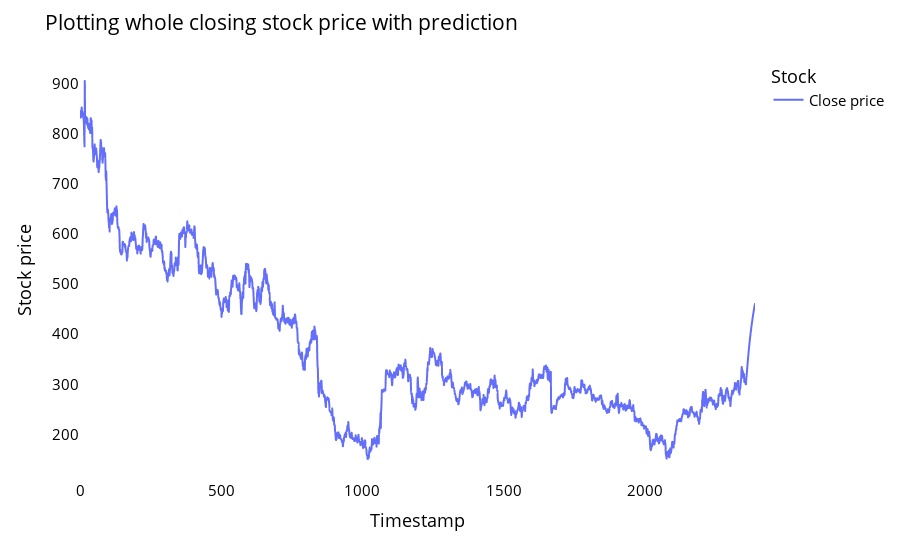

Notebook source saved alongside this figure:
### Code cell
lstmdf=closedf.tolist()
lstmdf.extend((np.array(lst_output).reshape(-1,1)).tolist())
lstmdf=scaler.inverse_transform(lstmdf).reshape(1,-1).tolist()[0]

names = cycle(['Close price'])

fig = px.line(lstmdf,labels={'value': 'Stock price','index': 'Timestamp'})
fig.update_layout(title_text='Plotting whole closing stock price with prediction',
                  plot_bgcolor='white', font_size=15, font_color='black',legend_title_text='Stock')

fig.for_each_trace(lambda t:  t.update(name = next(names)))

fig.update_xaxes(showgrid=False)
fig.update_yaxes(showgrid=False)
fig.show()

### Figure 1 — Plotly figure (JSON) as saved in the notebook; plotly's stock layout.template omitted (floating-point values rounded to 4 significant figures; data arrays with more than 128 entries replaced by an {"elided": "..."} marker saying what was removed)
{"data": [{"hovertemplate": "variable=0<br>Timestamp=%{x}<br>Stock price=%{y}<extra></extra>", "legendgroup": "0", "line": {"color": "#636efa", "dash": "solid"}, "marker": {"symbol": "circle"}, "mode": "lines", "name": "Close price", "showlegend": true, "type": "scattergl", "x": {"elided": "2391 int values"}, "xaxis": "x", "y": {"elided": "2391 float values"}, "yaxis": "y"}], "layout": {"autosize": true, "font": {"color": "black", "size": 15}, "legend": {"title": {"text": "Stock"}, "tracegroupgap": 0}, "margin": {"t": 60}, "plot_bgcolor": "white", "title": {"text": "Plotting whole closing stock price with prediction"}, "xaxis": {"anchor": "y", "autorange": true, "domain": [0, 1], "range": [0, 2390], "showgrid": false, "title": {"text": "Timestamp"}, "type": "linear"}, "yaxis": {"anchor": "x", "autorange": true, "domain": [0, 1], "range": [108.9, 947.6], "showgrid": false, "title": {"text": "Stock price"}, "type": "linear"}}}
